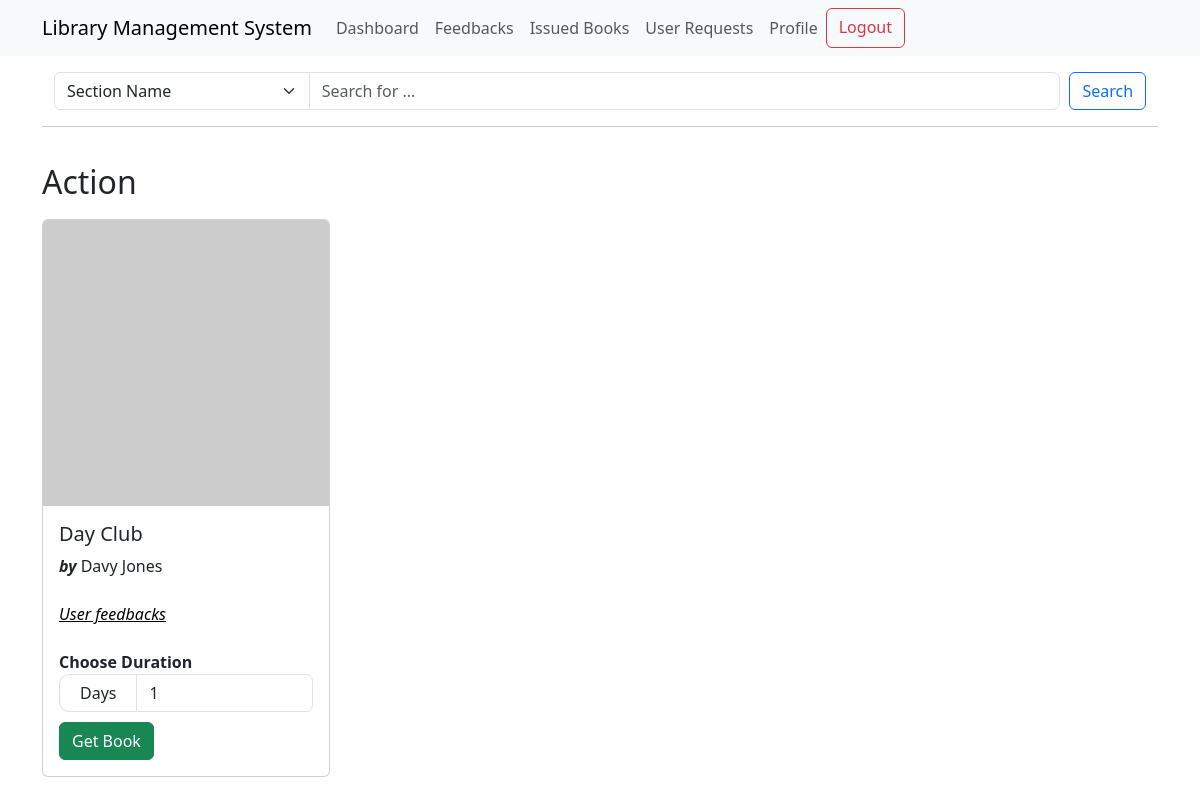
Screenshot of / (signed in) with the database file from the repository.
### models.py (models this page shows)
class Section(db.Model):
    id = db.Column(db.Integer, primary_key=True)
    name = db.Column(db.String(32), nullable=False, unique=True)
    books = db.relationship(
        "Books", backref="section", lazy=True, cascade="all, delete-orphan"
    )

class Books(db.Model):
    id = db.Column(db.Integer, primary_key=True)
    name = db.Column(db.String(64), nullable=False)
    content = db.Column(db.Text, nullable=False)
    author = db.Column(db.String(64), nullable=False)
    date_issued = db.Column(db.Date)  # null as it'll be filled during issuance
    return_date = db.Column(db.Date)  # null as it'll be filled during issuance
    section_id = db.Column(db.Integer, db.ForeignKey("section.id"), nullable=False)
    carts = db.relationship("Cart", backref="book", lazy=True)
    issued = db.relationship(
        "Issued", backref="books", lazy=True, cascade="all, delete-orphan"
    )

### routes.py (the view, shortened to what this page needs)
@app.route("/")
@auth_required
def index():
    sections = Section.query.all()
    parameter = request.args.get("parameter")
    query = request.args.get("query")
    parameters = {
        "section_name": "Section Name",
        "book_name": "Book Name",
        "author_name": "Author Name",
    }
    if parameter == "section_name":
        sections = Section.query.filter(Section.name.ilike(f"%{query}%")).all()
        return render_template(
            "index.html", sections=sections, parameters=parameters, query=query
        )
    return render_template("index.html", sections=sections, parameters=parameters)

### routes.py (called while the page is built)
def auth_required(func):
    @wraps(func)
    def inner(*args, **kwargs):
        if "user_id" in session:
            return func(*args, **kwargs)
        else:
            return redirect(url_for("login"))
    return inner

### templates/index.html (shortened to what this page needs)
{% extends "layout.html" %}
{% block content %}
{% if sections|length > 0 %}
{% include "searchbar.html" %}
<hr>
<div class="sections-list">
    {% for section in sections %}
    <h2 style="margin-top: 20px;">{{section.name}}</h2>
    <div class="books" style="margin-bottom: 20px;">
        {% for book in section.books %}
        {% if not param or
        (param == 'book_name' and book_name.lower() in book.name.lower()) or
        (param == 'author_name'and author_name.lower() in book.author.lower()) %}
        <div class="card" style="width: 18rem; margin-left: 0; margin-right: 20px">
            <img src="https://picsum.photos/200/200" class="card-img-top" alt="{{book.name}}">
            <div class="card-body">
                <h5 class="card-title">{{book.name}}</h5>
                <div class="author">
                    <strong><i>by</i> </strong> {{book.author}}
                </div>
                <br>
                <div><a href="{{url_for('show_feedbacks_user', book_id=book.id)}}" style="color: black;"><i><u>User
                                feedbacks</u></i></a>
                </div>
                <br>
                <strong>Choose Duration</strong>
                <form action="{{url_for('add_to_cart', book_id=book.id, duration=duration)}}" class="form"
                    method="POST">
                    <div class="input-group">
                        <label for="duration" class="days">Days</label>
                        <input type="number" name="duration" id="duration" class="form-control" value="1" min="1"
                            style="border-radius: 0px 7px 7px 0px;">
                    </div>
                    <input type="submit" value="Get Book" class="btn btn-success" style="margin-top: 10px;">
                </form>
            </div>
        </div>
        {% endif %}
        {% endfor %}
    </div>
    {% endfor%}
</div>
{% else %}
<h1 class="display-1">No Books in Store Currently</h1>
<hr>
{% endif %}
{% endblock %}

### templates/layout.html (shortened to what this page needs)
<!DOCTYPE html>
<html lang="en">
<head>
    <link href="https://cdn.jsdelivr.net/npm/bootstrap@5.3.3/dist/css/bootstrap.min.css" rel="stylesheet"
 />
    <link rel="stylesheet" href="https://cdnjs.cloudflare.com/ajax/libs/font-awesome/6.5.1/css/all.min.css"
 />
</head>
<body>
    {% include 'navbar.html' %}
    <div class="container">
        {% block content %} {% endblock %}
    </div>
</body>
</html>

### templates/navbar.html (shortened to what this page needs)
<nav class="navbar navbar-expand-lg bg-body-tertiary">
    <div class="container">
        {% if session['is_admin'] %}
        <a class="navbar-brand" href="#">Library Management System</a>
        {% else %}
        <a class="navbar-brand" href="#">E-Book Library</a>
        {% endif %}
        <div class="collapse navbar-collapse" id="navbarNavAltMarkup">
            <div class="navbar-nav">
                {% if 'user_id' in session %}
                {% if session['is_admin'] %}
                <a class="nav-link" href="{{ url_for('admin') }}">Dashboard</a>
                <a class="nav-link" href="{{ url_for('show_feedbacks') }}">Feedbacks</a>
                <a class="nav-link" href="{{ url_for('issued_books') }}">Issued Books</a>
                <a class="nav-link" href="{{ url_for('cart') }}">User Requests</a>
                <a class="nav-link" href="{{ url_for('profile') }}">Profile</a>
                <a class="btn btn-outline-danger logout" href="{{url_for('logout')}}">Logout</a>
                {% else %}
                <a class="nav-link" href="{{ url_for('index') }}">Store</a>
                <a class="nav-link" href="{{ url_for('issued_books_user') }}">Library</a>
                <a class="nav-link" href="{{ url_for('profile') }}">Profile</a>
                <a class="btn btn-outline-danger logout" href="{{url_for('logout')}}">Logout</a>
                {% endif %}
                {% else %}
                <a class="nav-link" href="{{ url_for('login') }}">Login</a>
                <a class="nav-link" href="{{ url_for('register') }}">Register</a>
                {% endif %}
            </div>
        </div>
    </div>
</nav>

### templates/searchbar.html
<div class="container-fluid mt-3">
    <div class="row">
        <div class="col-md-12">
            <form action="" method="GET">
                <div class="input-group">
                    <select name="parameter" id="parameter" class="parameter form-select">
                        {% for parameter in parameters %}
                        {% if param and parameter == param %}
                        <option value="{{parameter}}" selected>{{parameters[parameter]}}</option>
                        {% else %}
                        <option value="{{parameter}}">{{parameters[parameter]}}</option>
                        {% endif %}
                        {% endfor %}
                    </select>
                    <input type="text" name="query" value="{{query}}" class="form-control w-50"
                        placeholder="Search for ..." style="border-radius: 0px 7px 7px 0px;">
                    <span class="input-group-btn">
                        <button class="btn btn-outline-primary" style="margin-left: 10px;">Search</button>
                    </span>
                </div>
            </form>
        </div>
    </div>
</div>

### templates/index.html (style rules this page uses)
.sections-list { display: flex; flex-direction: column; justify-content: left; }
.books { padding: 0; display: flex; flex-wrap: wrap; justify-content: left; }
.card { margin: 10px; }
.days { padding-top: 6px; padding-left: 20px; padding-right: 20px; border-style: solid; border-width: 1px; border-radius: 10px; border-color: #dee2e6; }

### rows the page displays
Section: name "Action"
Books: name "Day Club", author "Davy Jones"

### other values shown
form field parameter "Section Name"
